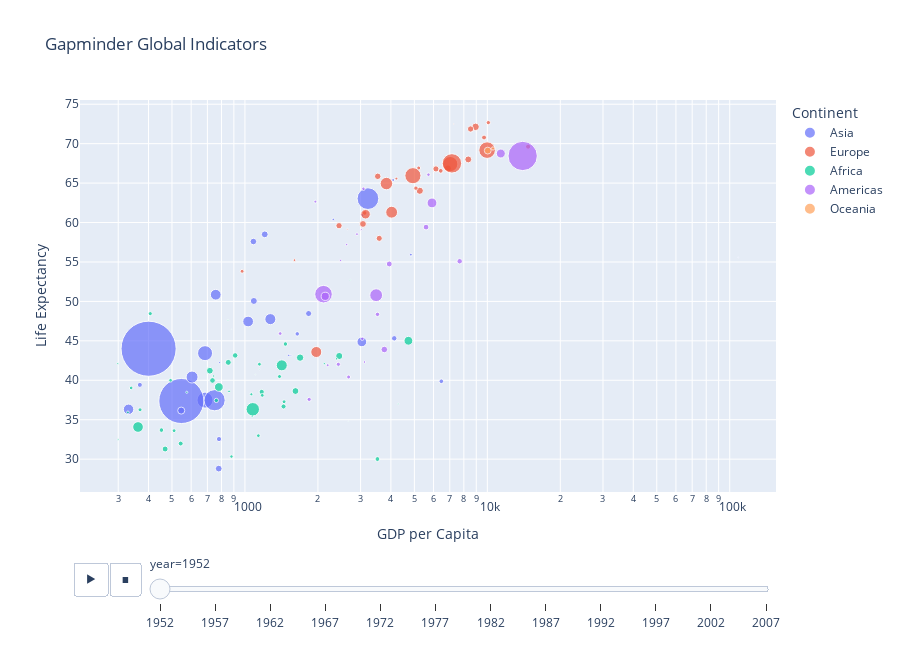

Write notebook code for a chart like this one.
### Markdown cell above
Using the function `bubbleplot` from the module [`bubbly`(bubble charts with plotly)](https://github.com/AashitaK/bubbly):

### Code cell
import plotly.express as px

# Create animated bubble chart using plotly.express (modern approach)
figure = px.scatter(gapminder_indicators, 
                   x='gdpPercap', 
                   y='lifeExp',
                   size='pop', 
                   color='continent',
                   hover_name='country',
                   animation_frame='year',
                   log_x=True,
                   size_max=60,
                   title='Gapminder Global Indicators',
                   labels={'gdpPercap': 'GDP per Capita', 
                          'lifeExp': 'Life Expectancy',
                          'pop': 'Population',
                          'continent': 'Continent'})

figure.update_layout(height=650)
iplot(figure)

### Figure 1 — Plotly figure (JSON) as saved in the notebook; plotly's stock layout.template omitted (floating-point values rounded to 4 significant figures)
{"data": [{"hovertemplate": "<b>%{hovertext}</b><br><br>Continent=Asia<br>year=1952<br>GDP per Capita=%{x}<br>Life Expectancy=%{y}<br>Population=%{marker.size}<extra></extra>", "hovertext": ["Afghanistan", "Bahrain", "Bangladesh", "Cambodia", "China", "Hong Kong, China", "India", "Indonesia", "Iran", "Iraq", "Israel", "Japan", "Jordan", "Korea, Dem. Rep.", "Korea, Rep.", "Kuwait", "Lebanon", "Malaysia", "Mongolia", "Myanmar", "Nepal", "Oman", "Pakistan", "Philippines", "Saudi Arabia", "Singapore", "Sri Lanka", "Syria", "Taiwan", "Thailand", "Vietnam", "West Bank and Gaza", "Yemen, Rep."], "legendgroup": "Asia", "marker": {"color": "#636efa", "size": [8425333, 120447, 46886859, 4693836, 556263527, 2125900, 372000000, 82052000, 17272000, 5441766, 1620914, 86459025, 607914, 8865488, 20947571, 160000, 1439529, 6748378, 800663, 20092996, 9182536, 507833, 41346560, 22438691, 4005677, 1127000, 7982342, 3661549, 8550362, 21289402, 26246839, 1030585, 4963829], "sizemode": "area", "sizeref": 366300.0, "symbol": "circle"}, "mode": "markers", "name": "Asia", "orientation": "v", "showlegend": true, "type": "scatter", "x": [779.4, 9867.0, 684.2, 368.5, 400.4, 3054.0, 546.6, 749.7, 3035.0, 4130.0, 4087.0, 3217.0, 1547.0, 1088.0, 1031.0, 108400.0, 4835.0, 1831.0, 786.6, 331.0, 545.9, 1828.0, 684.6, 1273.0, 6460.0, 2315.0, 1084.0, 1643.0, 1207.0, 757.8, 605.1, 1516.0, 781.7], "xaxis": "x", "y": [28.8, 50.94, 37.48, 39.42, 44.0, 60.96, 37.37, 37.47, 44.87, 45.32, 65.39, 63.03, 43.16, 50.06, 47.45, 55.56, 55.93, 48.46, 42.24, 36.32, 36.16, 37.58, 43.44, 47.75, 39.88, 60.4, 57.59, 45.88, 58.5, 50.85, 40.41, 43.16, 32.55], "yaxis": "y"}, {"hovertemplate": "<b>%{hovertext}</b><br><br>Continent=Europe<br>year=1952<br>GDP per Capita=%{x}<br>Life Expectancy=%{y}<br>Population=%{marker.size}<extra></extra>", "hovertext": ["Albania", "Austria", "Belgium", "Bosnia and Herzegovina", "Bulgaria", "Croatia", "Czech Republic", "Denmark", "Finland", "France", "Germany", "Greece", "Hungary", "Iceland", "Ireland", "Italy", "Montenegro", "Netherlands", "Norway", "Poland", "Portugal", "Romania", "Serbia", "Slovak Republic", "Slovenia", "Spain", "Sweden", "Switzerland", "Turkey", "United Kingdom"], "legendgroup": "Europe", "marker": {"color": "#EF553B", "size": [1282697, 6927772, 8730405, 2791000, 7274900, 3882229, 9125183, 4334000, 4090500, 42459667, 69145952, 7733250, 9504000, 147962, 2952156, 47666000, 413834, 10381988, 3327728, 25730551, 8526050, 16630000, 6860147, 3558137, 1489518, 28549870, 7124673, 4815000, 22235677, 50430000], "sizemode": "area", "sizeref": 366300.0, "symbol": "circle"}, "mode": "markers", "name": "Europe", "orientation": "v", "showlegend": true, "type": "scatter", "x": [1601.0, 6137.0, 8343.0, 973.5, 2444.0, 3119.0, 6876.0, 9692.0, 6425.0, 7030.0, 7144.0, 3531.0, 5264.0, 7268.0, 5210.0, 4931.0, 2648.0, 8942.0, 10100.0, 4029.0, 3068.0, 3145.0, 3581.0, 5075.0, 4215.0, 3834.0, 8528.0, 14730.0, 1969.0, 9980.0], "xaxis": "x", "y": [55.23, 66.8, 68.0, 53.82, 59.6, 61.21, 66.87, 70.78, 66.55, 67.41, 67.5, 65.86, 64.03, 72.49, 66.91, 65.94, 59.16, 72.13, 72.67, 61.31, 59.82, 61.05, 58.0, 64.36, 65.57, 64.94, 71.86, 69.62, 43.59, 69.18], "yaxis": "y"}, {"hovertemplate": "<b>%{hovertext}</b><br><br>Continent=Africa<br>year=1952<br>GDP per Capita=%{x}<br>Life Expectancy=%{y}<br>Population=%{marker.size}<extra></extra>", "hovertext": ["Algeria", "Angola", "Benin", "Botswana", "Burkina Faso", "Burundi", "Cameroon", "Central African Republic", "Chad", "Comoros", "Congo, Dem. Rep.", "Congo, Rep.", "Cote d'Ivoire", "Djibouti", "Egypt", "Equatorial Guinea", "Eritrea", "Ethiopia", "Gabon", "Gambia", "Ghana", "Guinea", "Guinea-Bissau", "Kenya", "Lesotho", "Liberia", "Libya", "Madagascar", "Malawi", "Mali", "Mauritania", "Mauritius", "Morocco", "Mozambique", "Namibia", "Niger", "Nigeria", "Reunion", "Rwanda", "Sao Tome and Principe", "Senegal", "Sierra Leone", "Somalia", "South Africa", "Sudan", "Swaziland", "Tanzania", "Togo", "Tunisia", "Uganda", "Zambia", "Zimbabwe"], "legendgroup": "Africa", "marker": {"color": "#00cc96", "size": [9279525, 4232095, 1738315, 442308, 4469979, 2445618, 5009067, 1291695, 2682462, 153936, 14100005, 854885, 2977019, 63149, 22223309, 216964, 1438760, 20860941, 420702, 284320, 5581001, 2664249, 580653, 6464046, 748747, 863308, 1019729, 4762912, 2917802, 3838168, 1022556, 516556, 9939217, 6446316, 485831, 3379468, 33119096, 257700, 2534927, 60011, 2755589, 2143249, 2526994, 14264935, 8504667, 290243, 8322925, 1219113, 3647735, 5824797, 2672000, 3080907], "sizemode": "area", "sizeref": 366300.0, "symbol": "circle"}, "mode": "markers", "name": "Africa", "orientation": "v", "showlegend": true, "type": "scatter", "x": [2449.0, 3521.0, 1063.0, 851.2, 543.3, 339.3, 1173.0, 1071.0, 1179.0, 1103.0, 780.5, 2126.0, 1389.0, 2670.0, 1419.0, 375.6, 328.9, 362.1, 4293.0, 485.2, 911.3, 510.2, 299.9, 853.5, 298.8, 575.6, 2388.0, 1443.0, 369.2, 452.3, 743.1, 1968.0, 1688.0, 468.5, 2424.0, 761.9, 1077.0, 2719.0, 493.3, 879.6, 1450.0, 879.8, 1136.0, 4725.0, 1616.0, 1148.0, 716.7, 859.8, 1468.0, 734.8, 1147.0, 406.9], "xaxis": "x", "y": [43.08, 30.02, 38.22, 47.62, 31.98, 39.03, 38.52, 35.46, 38.09, 40.72, 39.14, 42.11, 40.48, 34.81, 41.89, 34.48, 35.93, 34.08, 37.0, 30.0, 43.15, 33.61, 32.5, 42.27, 42.14, 38.48, 42.72, 36.68, 36.26, 33.69, 40.54, 50.99, 42.87, 31.29, 41.73, 37.44, 36.32, 52.72, 40.0, 46.47, 37.28, 30.33, 32.98, 45.01, 38.63, 41.41, 41.22, 38.6, 44.6, 39.98, 42.04, 48.45], "yaxis": "y"}, {"hovertemplate": "<b>%{hovertext}</b><br><br>Continent=Americas<br>year=1952<br>GDP per Capita=%{x}<br>Life Expectancy=%{y}<br>Population=%{marker.size}<extra></extra>", "hovertext": ["Argentina", "Bolivia", "Brazil", "Canada", "Chile", "Colombia", "Costa Rica", "Cuba", "Dominican Republic", "Ecuador", "El Salvador", "Guatemala", "Haiti", "Honduras", "Jamaica", "Mexico", "Nicaragua", "Panama", "Paraguay", "Peru", "Puerto Rico", "Trinidad and Tobago", "United States", "Uruguay", "Venezuela"], "legendgroup": "Americas", "marker": {"color": "#ab63fa", "size": [17876956, 2883315, 56602560, 14785584, 6377619, 12350771, 926317, 6007797, 2491346, 3548753, 2042865, 3146381, 3201488, 1517453, 1426095, 30144317, 1165790, 940080, 1555876, 8025700, 2227000, 662850, 157553000, 2252965, 5439568], "sizemode": "area", "sizeref": 366300.0, "symbol": "circle"}, "mode": "markers", "name": "Americas", "orientation": "v", "showlegend": true, "type": "scatter", "x": [5911.0, 2677.0, 2109.0, 11370.0, 3940.0, 2144.0, 2627.0, 5587.0, 1398.0, 3522.0, 3048.0, 2428.0, 1840.0, 2195.0, 2899.0, 3478.0, 3112.0, 2480.0, 1952.0, 3759.0, 3082.0, 3023.0, 13990.0, 5717.0, 7690.0], "xaxis": "x", "y": [62.48, 40.41, 50.92, 68.75, 54.74, 50.64, 57.21, 59.42, 45.93, 48.36, 45.26, 42.02, 37.58, 41.91, 58.53, 50.79, 42.31, 55.19, 62.65, 43.9, 64.28, 59.1, 68.44, 66.07, 55.09], "yaxis": "y"}, {"hovertemplate": "<b>%{hovertext}</b><br><br>Continent=Oceania<br>year=1952<br>GDP per Capita=%{x}<br>Life Expectancy=%{y}<br>Population=%{marker.size}<extra></extra>", "hovertext": ["Australia", "New Zealand"], "legendgroup": "Oceania", "marker": {"color": "#FFA15A", "size": [8691212, 1994794], "sizemode": "area", "sizeref": 366300.0, "symbol": "circle"}, "mode": "markers", "name": "Oceania", "orientation": "v", "showlegend": true, "type": "scatter", "x": [10040.0, 10560.0], "xaxis": "x", "y": [69.12, 69.39], "yaxis": "y"}], "layout": {"height": 650, "legend": {"itemsizing": "constant", "title": {"text": "Continent"}, "tracegroupgap": 0}, "sliders": [{"active": 0, "currentvalue": {"prefix": "year="}, "len": 0.9, "pad": {"b": 10, "t": 60}, "steps": [{"args": [["1952"], {"frame": {"duration": 0, "redraw": false}, "fromcurrent": true, "mode": "immediate", "transition": {"duration": 0, "easing": "linear"}}], "label": "1952", "method": "animate"}, {"args": [["1957"], {"frame": {"duration": 0, "redraw": false}, "fromcurrent": true, "mode": "immediate", "transition": {"duration": 0, "easing": "linear"}}], "label": "1957", "method": "animate"}, {"args": [["1962"], {"frame": {"duration": 0, "redraw": false}, "fromcurrent": true, "mode": "immediate", "transition": {"duration": 0, "easing": "linear"}}], "label": "1962", "method": "animate"}, {"args": [["1967"], {"frame": {"duration": 0, "redraw": false}, "fromcurrent": true, "mode": "immediate", "transition": {"duration": 0, "easing": "linear"}}], "label": "1967", "method": "animate"}, {"args": [["1972"], {"frame": {"duration": 0, "redraw": false}, "fromcurrent": true, "mode": "immediate", "transition": {"duration": 0, "easing": "linear"}}], "label": "1972", "method": "animate"}, {"args": [["1977"], {"frame": {"duration": 0, "redraw": false}, "fromcurrent": true, "mode": "immediate", "transition": {"duration": 0, "easing": "linear"}}], "label": "1977", "method": "animate"}, {"args": [["1982"], {"frame": {"duration": 0, "redraw": false}, "fromcurrent": true, "mode": "immediate", "transition": {"duration": 0, "easing": "linear"}}], "label": "1982", "method": "animate"}, {"args": [["1987"], {"frame": {"duration": 0, "redraw": false}, "fromcurrent": true, "mode": "immediate", "transition": {"duration": 0, "easing": "linear"}}], "label": "1987", "method": "animate"}, {"args": [["1992"], {"frame": {"duration": 0, "redraw": false}, "fromcurrent": true, "mode": "immediate", "transition": {"duration": 0, "easing": "linear"}}], "label": "1992", "method": "animate"}, {"args": [["1997"], {"frame": {"duration": 0, "redraw": false}, "fromcurrent": true, "mode": "immediate", "transition": {"duration": 0, "easing": "linear"}}], "label": "1997", "method": "animate"}, {"args": [["2002"], {"frame": {"duration": 0, "redraw": false}, "fromcurrent": true, "mode": "immediate", "transition": {"duration": 0, "easing": "linear"}}], "label": "2002", "method": "animate"}, {"args": [["2007"], {"frame": {"duration": 0, "redraw": false}, "fromcurrent": true, "mode": "immediate", "transition": {"duration": 0, "easing": "linear"}}], "label": "2007", "method": "animate"}], "x": 0.1, "xanchor": "left", "y": 0, "yanchor": "top"}], "title": {"text": "Gapminder Global Indicators"}, "updatemenus": [{"buttons": [{"args": [null, {"frame": {"duration": 500, "redraw": false}, "fromcurrent": true, "mode": "immediate", "transition": {"duration": 500, "easing": "linear"}}], "label": "&#9654;", "method": "animate"}, {"args": [[null], {"frame": {"duration": 0, "redraw": false}, "fromcurrent": true, "mode": "immediate", "transition": {"duration": 0, "easing": "linear"}}], "label": "&#9724;", "method": "animate"}], "direction": "left", "pad": {"r": 10, "t": 70}, "showactive": false, "type": "buttons", "x": 0.1, "xanchor": "right", "y": 0, "yanchor": "top"}], "xaxis": {"anchor": "y", "domain": [0, 1], "title": {"text": "GDP per Capita"}, "type": "log"}, "yaxis": {"anchor": "x", "domain": [0, 1], "title": {"text": "Life Expectancy"}}}}
